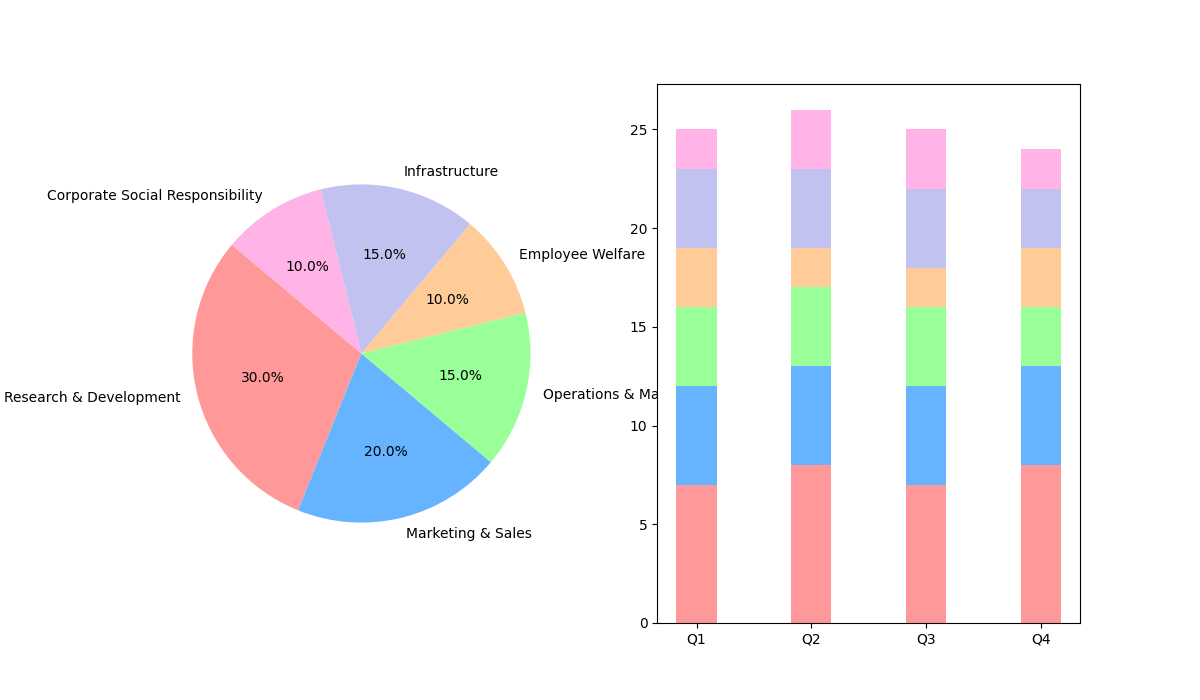

Source code (Python):
import matplotlib.pyplot as plt
import numpy as np

sectors = [
    'Research & Development', 
    'Marketing & Sales', 
    'Operations & Maintenance', 
    'Employee Welfare', 
    'Infrastructure', 
    'Corporate Social Responsibility'
]

allocations = [30, 20, 15, 10, 15, 10]  # Budget allocations as percentages
colors = ['#ff9999','#66b3ff','#99ff99','#ffcc99','#c2c2f0','#ffb3e6']

# Create the pie chart
plt.figure(figsize=(12, 7))

# Subplot 1: Pie Chart
ax1 = plt.subplot(121)
ax1.pie(
    allocations, 
    labels=sectors, 
    autopct='%1.1f%%', 
    startangle=140, 
    colors=colors
)

# Subplot 2: Bar Chart
quarters = ['Q1', 'Q2', 'Q3', 'Q4']
quarter_allocations = [
    [7, 5, 4, 3, 4, 2],  # Q1
    [8, 5, 4, 2, 4, 3],  # Q2
    [7, 5, 4, 2, 4, 3],  # Q3
    [8, 5, 3, 3, 3, 2]   # Q4
]
quarter_allocations = np.array(quarter_allocations).T  # Transpose for proper bar stacking

ax2 = plt.subplot(122)
bar_width = 0.35
ind = np.arange(len(quarters))
bottom = np.zeros(len(quarters))

for i, allocation in enumerate(quarter_allocations):
    ax2.bar(
        ind, 
        allocation, 
        bar_width, 
        bottom=bottom, 
        color=colors[i]
    )
    bottom += allocation

ax2.set_xticks(ind)
ax2.set_xticklabels(quarters)

# Display the plot
plt.show()
